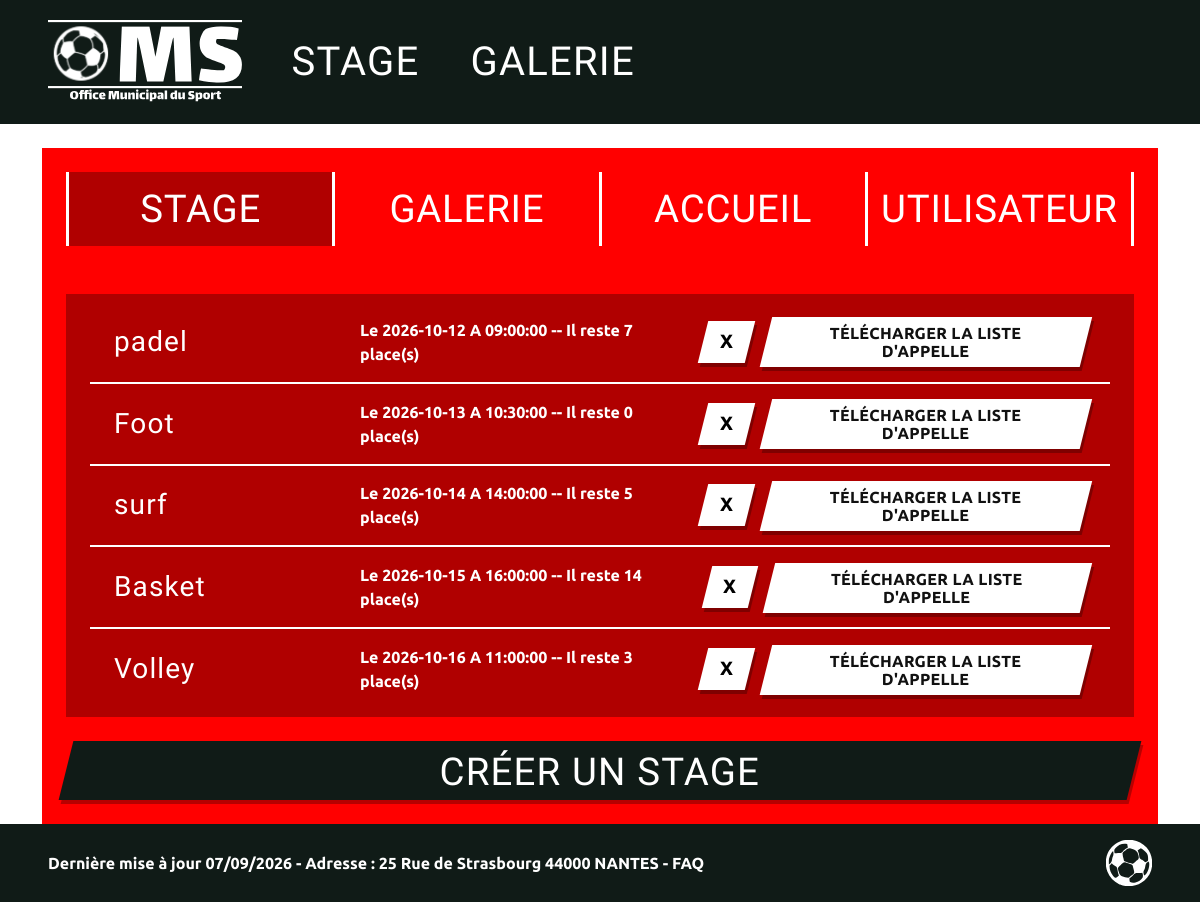
The app's page /Admin_Stage.php (signed in) with its own data.
### tables this page shows
CREATE TABLE Stage (
    id_stage INT NOT NULL AUTO_INCREMENT,
    intitule VARCHAR(50),
    type_activite VARCHAR(50),
    niveau_etude VARCHAR(50),
    description TEXT,
    nb_inscrits INT DEFAULT 0,
    nb_places INT,
    PRIMARY KEY (id_stage)
);

### HTML/Admin_Stage.php (the view, shortened to what this page needs)
<?php
$pdo = new PDO('mysql:host=localhost;dbname=omstjj;charset=utf8mb4',
    'root', '', [PDO::ATTR_ERRMODE => PDO::ERRMODE_EXCEPTION]);
$stages = $pdo->query("SELECT * FROM stage")->fetchAll(PDO::FETCH_ASSOC);
?>
<!doctype html>
<html lang="fr">
<head>
  <link href="https://cdn.jsdelivr.net/npm/bootstrap@5.3.8/dist/css/bootstrap.min.css" rel="stylesheet">
</head>
<body>
  <header class="oms-header py-2">
    <div class="container-fluid px-4 px-lg-5 d-flex align-items-center" style="min-height:108px;">
      <a href="index.php" class="d-flex align-items-center me-4" aria-label="Accueil OMS">
        <img src="../Annexes/Images/logo_OMS.svg" alt="OMS – Office Municipal du Sport" class="oms-logo">
      </a>
      <nav class="d-flex align-items-center" aria-label="Navigation principale">
        <a class="nav-link" href="stage.php">Stage</a>
        <a class="nav-link" href="galerie.php">Galerie</a>
      </nav>
    </div>
  </header>
  <main class="oms-main pt-4 pb-0">
    <div class="container">
      <section class="oms-rouge p-4 p-lg-4">
        <nav class="oms-tabs mb-4 mb-lg-5" aria-label="Navigation administration">
          <span class="oms-sep" aria-hidden="true"></span>
          <a class="oms-tab actif" href="Admin_Stage.php" aria-current="page">Stage</a>
          <span class="oms-sep" aria-hidden="true"></span>
          <a class="oms-tab" href="Admin_Galerie.php">Galerie</a>
          <span class="oms-sep" aria-hidden="true"></span>
          <a class="oms-tab" href="Admin_Accueil.php">Accueil</a>
          <span class="oms-sep" aria-hidden="true"></span>
          <a class="oms-tab" href="Admin_Utilisateur.php">Utilisateur</a>
          <span class="oms-sep" aria-hidden="true"></span>
        </nav>
        <div class="oms-liste px-3 px-lg-4 py-2 mb-4">
        <?php foreach ($stages as $stage): ?>
        <form class="oms-ligne " action="delete_stage.php" method="post">
            <span class="oms-sport"><?php echo htmlspecialchars($stage['intitule']); ?></span>
            <span class="oms-date">Le <?php echo htmlspecialchars($stage['date_stage']); ?> A <?php echo htmlspecialchars($stage['heure_stage']); ?> -- Il reste <?php echo htmlspecialchars($stage['nb_places'] - $stage['nb_inscrits']); ?> place(s)</span>
            <button type="submit" class="oms-btn oms-btn--x" aria-label="Supprimer le stage <?php echo htmlspecialchars($stage['intitule']); ?>"><span>X</span></button>
            <button type="button" class="oms-btn oms-btn--blanc"><span>Télécharger la liste d'appelle</span></button>
        </form>
        <?php endforeach; ?>
        </div>
        <button type="button" class="oms-btn"><span>Créer un stage</span></button>
      </section>
    </div>
  </main>
  <footer class="oms-footer">
    <div class="container-fluid px-4 px-lg-5 d-flex align-items-center justify-content-between py-3">
      <p class="mb-0 fw-bold" style="font-size:1rem;">
        Dernière mise à jour 07/09/2026 - Adresse : 25 Rue de Strasbourg 44000 NANTES -
        <a href="#" class="text-white text-decoration-none">FAQ</a>
      </p>
      <img src="../Annexes/Images/logo_ball_oms.svg" alt="" class="ballon" aria-hidden="true">
    </div>
  </footer>
</body>
</html>

### HTML/Admin_Stage.php (style rules this page uses)
:root { --oms-rouge:#ff0000; --oms-rouge-fonce:#b00000; --oms-sombre:#101b17; }
body { display:flex;flex-direction:column;min-height:100vh; font-family:'Ubuntu',Arial,Helvetica,sans-serif; background:#fff; }
main { flex:1 0 auto; }
.oms-header { background:var(--oms-sombre); }
.oms-logo { display:block;height:84px;width:auto; }
.oms-header .nav-link { color:#fff;text-decoration:none;text-transform:uppercase; font-family:'Lalezar',sans-serif;font-size:2.5rem;line-height:1; letter-spacing:.03em;padding:.3rem 1.6rem; }
.oms-rouge { background:var(--oms-rouge); }
.oms-main { display:flex;flex-direction:column; }
.oms-main>.container { display:flex;flex-direction:column;flex:1 1 auto; }
.oms-main>.container>section { flex:1 1 auto;display:flex;flex-direction:column; }
.oms-tabs { display:flex;align-items:stretch; }
.oms-tab { flex:1 1 0;display:flex;align-items:center;justify-content:center; padding:1.1rem 0;color:#fff;text-decoration:none;text-transform:uppercase; font-family:'Lalezar',sans-serif;font-size:2.4rem;line-height:1;letter-spacing:.02em; }
.oms-tab.actif { background:var(--oms-rouge-fonce); }
.oms-sep { flex:0 0 3px;background:#fff; }
.oms-liste { background:var(--oms-rouge-fonce); }
.oms-ligne { display:flex;align-items:center;gap:1rem;padding:.95rem 1.5rem; }
.oms-ligne + .oms-ligne { border-top:2px solid #fff; }
.oms-sport { font-family:'Lalezar',sans-serif;font-size:1.75rem;color:#fff;letter-spacing:.04em;min-width:230px; }
.oms-date { flex:1 1 auto;color:#fff;font-weight:700;font-size:auto rem; }
.oms-btn { display:inline-block;border:0;border-radius:0;cursor:pointer; background:var(--oms-sombre);color:#fff; font-family:'Lalezar',sans-serif;font-size:2.4rem;line-height:1.1; letter-spacing:.03em;text-transform:uppercase; padding:.6rem 2.3rem .45rem;transform:skewX(-14deg); box-shadow:3px 4px 0 rgba(0,0,0,.28); }
.oms-btn>span { display:inline-block;transform:skewX(14deg); }
.oms-btn--blanc { background:#fff;color:#111;font-family:'Ubuntu',sans-serif;font-weight:700; font-size:1rem;padding:.5rem 1.4rem .4rem;letter-spacing:.02em; }
.oms-btn--x { width:48px;height:42px;padding:0;background:#fff;color:#000; font-family:'Ubuntu',sans-serif;font-weight:900;font-size:1.2rem; display:inline-flex;align-items:center;justify-content:center; }
.oms-footer { background:var(--oms-sombre);color:#fff;flex-shrink:0; }
.oms-footer .ballon { width:46px;height:46px;display:block; }

### records on screen
stage: intitule "padel", date_stage "2026-10-12", heure_stage "09:00:00", $stage['nb_places'] - $stage['nb_inscrits'] "7"
stage: intitule "Foot", date_stage "2026-10-13", heure_stage "10:30:00", $stage['nb_places'] - $stage['nb_inscrits'] "0"
stage: intitule "surf", date_stage "2026-10-14", heure_stage "14:00:00", $stage['nb_places'] - $stage['nb_inscrits'] "5"
stage: intitule "Basket", date_stage "2026-10-15", heure_stage "16:00:00", $stage['nb_places'] - $stage['nb_inscrits'] "14"
stage: intitule "Volley", date_stage "2026-10-16", heure_stage "11:00:00", $stage['nb_places'] - $stage['nb_inscrits'] "3"
